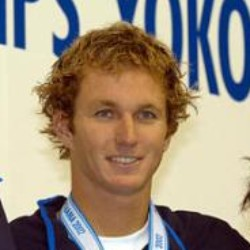
%> input picture 第五次作业/ml-master/detection/matlab-viola-jones/detectFaces/img.jpg, 250 x 250 px
$ octave --eval "result = detectFaces('img.jpg');"   (GNU Octave 9; MATLAB toolbox functions it lacks are replaced by stand-ins)
%> lines starting %> are read from the running program, lines starting %| are printed output that depends on the picture
### 第五次作业/ml-master/detection/matlab-viola-jones/detectFaces/integralImg.m
% CSCi 5561 Spring 2015 - Semester Project
% Authors: Stephen Peyton, Chee Yi Ong
% Team: Who Is This (WIT)
% integralImg.m - computes integral images for face detection using Viola-Jones algorithm
function outimg = integralImg (inimg)
    % cumulative sum for each pixel of all rows and columns to the left and
    % above the corresponding pixel
    outimg = cumsum(cumsum(double(inimg),2));
end

### 第五次作业/ml-master/detection/matlab-viola-jones/detectFaces/detectFaces.m
% CSCi 5561 Spring 2015 - Semester Project
% Authors: Stephen Peyton, Chee Yi Ong
% Team: Who Is This (WIT)
% detectFaces.m - detects face using trained classifiers
function [faces,faceBound] = detectFaces(img)
%> called with img = 'img.jpg'
% preprocessing by Gaussian filtering
img2 = img; % keep a copy of the original color 3D image
img = imread(img);
%> img is the input picture: size 250x250x3 uint8; mean R, G, B 156.8, 142.9, 126
img = rgb2gray(img);
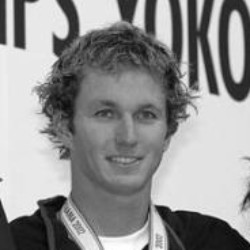
%> img: size 250x250 uint8; min 4, max 255, mean 145.1
img = conv2(img,fspecial('gaussian',3,3),'same');
%> img: size 250x250 double

% get image parameters
[m,n] = size(img);
%> m = 250; n = 250

% other variables
scanItr = 8; % can be modified depending on how big face is relative to image
% scanItr of 8 works well for images with size about 300x400
faces = []; % empty by default

% compute integral image
intImg = integralImg(img);
%> in integralImg, `outimg = cumsum(cumsum(double(inimg),2));`:
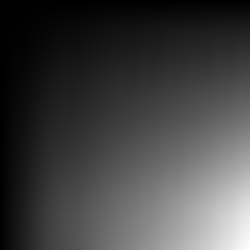
%> outimg: size 250x250 double; min 20.58, max 9027161.7, mean 2363340.8; drawn with min black and max white

% load finalClassifiers
load '../trainHaar/trainedClassifiers.mat' % 286 classifiers

%%%%% Cascaded Detector Structure: 7 levels, 200 classifiers %%%%%
class1 = selectedClassifiers(1:2,:);
class2 = selectedClassifiers(3:12,:);
class3 = selectedClassifiers(13:20,:);
class4 = selectedClassifiers(21:40,:);
class5 = selectedClassifiers(41:70,:);
class6 = selectedClassifiers(71:150,:);
class7 = selectedClassifiers(151:200,:);

% iterate through each window size/pyramid level
for itr = 1:scanItr
    printout = strcat('Iteration #',int2str(itr),'\n');
    fprintf(printout);
    for i = 1:2:m-19
        if i + 19 > m
            break; % boundary case check
        end
        for j = 1:2:n-19
            if j + 19 > n
                break; % boundary case check
            end
            window = intImg(i:i+18,j:j+18); % 19x19 window as per training
            check1 = cascade(class1,window,1);
            if check1 == 1
                check2 = cascade(class2,window,.5);
                if check2 == 1
                    check3 = cascade(class3,window,.5);
                    if check3 == 1
                        check4 = cascade(class4,window,.5);
                        if check4 == 1
                            check5 = cascade(class5,window,.6);
                            if check5 == 1
                                check6 = cascade(class6,window,.6);
                                if check6 == 1
                                    fprintf('Passed level 6 cascade.\n');
                                    check7 = cascade(class7,window,.5);
                                    if check7 == 1
                                        % save rectangular corner coordinates
                                        bounds = [j,i,j+18,i+18,itr];
                                        fprintf('Face detected!\n');
                                        faces = [faces;bounds];
                                    end
                                end
                            end
                        end
                    end
                end
            end
        end
    end
    % create next image pyramid level
    tempImg = imresize(img,.8);
    img = tempImg;
    [m,n] = size(img);
    intImg = integralImg(img);
end
%> this loop made 8 passes
%| Passed level 6 cascade.
%| Face detected!
%> pass 1, in detectFaces, `tempImg = imresize(img,.8);`:
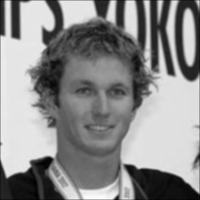
%> tempImg: size 200x200 double; min 7.57, max 256.6, mean 144.5; drawn with min black and max white
%> pass 2, in detectFaces, `tempImg = imresize(img,.8);`:
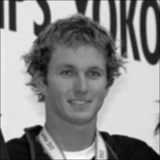
%> tempImg: size 160x160 double; min 7.74, max 257.8, mean 144.5; drawn with min black and max white
%> after the loop, bounds = [25 29 43 47 7]; check2 = 0; check3 = 0; check4 = 1; check5 = 0; check6 = 1; check7 = 1; faces = [25 29 43 47 7]

if size(faces,1) == 0 % no faces detected
   error('No face detected! Try again with a larger value of scanItr.');
end

%%%%% Get Best Bounding Box %%%%%
% upscale rectangular bound coordinates back to base level of pyramid
faceBound = zeros(size(faces,1),4);
maxItr = max(faces(:,5)); % higher iterations have larger bounding boxes
%> maxItr = 7
for i = 1:size(faces,1)
    if faces(i,5) ~= maxItr
        continue; % only interested in large bounding boxes
    end
    faceBound(i,:) = floor(faces(i,1:4)*1.25^(faces(i,5)-1));
end
%> after the loop, faceBound = [95 110 164 179]

% filter out overlapping rectangular bounding boxes
startRow = 1;
for i = 1:size(faceBound,1)
   if faceBound(i,1) == 0
       startRow = startRow+1; % start with next row
   end
end
%> this loop made 1 pass
%> after the loop, startRow = 1
faceBound = faceBound(startRow:end,:); % trim faceBound to get rid of 0-filled rows

% get the union of the areas of overlapping boxes
faceBound = [min(faceBound(:,1)),min(faceBound(:,2)),max(faceBound(:,3)),max(faceBound(:,4))];

% Show the detected face(s) with original image
figure,imshow(img2), hold on;
if(~isempty(faceBound));
    for n=1:size(faceBound,1)
        toleranceX = floor(0.1*(faceBound(n,3)-faceBound(n,1)));
%> toleranceX = 6
        toleranceY = floor(0.1*(faceBound(n,4)-faceBound(n,2)));
%> toleranceY = 6
        % original bounds
        x1=faceBound(n,1); y1=faceBound(n,2);
%> after `x1=faceBound(n,1)`: x1 = 95
%> after `y1=faceBound(n,2)`: y1 = 110
        x2=faceBound(n,3); y2=faceBound(n,4);
%> after `x2=faceBound(n,3)`: x2 = 164
%> after `y2=faceBound(n,4)`: y2 = 179
        % adjusted bounds to get wider face capture
        x1t=faceBound(n,1)-toleranceX; y1t=faceBound(n,2)-toleranceY;
%> after `x1t=faceBound(n,1)-toleranceX`: x1t = 89
%> after `y1t=faceBound(n,2)-toleranceY`: y1t = 104
        x2t=faceBound(n,3)+toleranceX; y2t=faceBound(n,4)+toleranceY;
%> after `x2t=faceBound(n,3)+toleranceX`: x2t = 170
%> after `y2t=faceBound(n,4)+toleranceY`: y2t = 185
        imSize = size(imread(img2));
%> imSize = [250 250 3]
        % if adjusted bounds will lead to out-of-bounds plotting, use original bounds
        if x1t < 1 || y1t < 1 || x2t > imSize(2) || y2t > imSize(1)
            fprintf('Out of bounds adjustments. Plotting original values...\n');
            plot([x1 x1 x2 x2 x1],[y1 y2 y2 y1 y1],'LineWidth',2);
        else
            plot([x1t x1t x2t x2t x1t],[y1t y2t y2t y1t y1t],'LineWidth',2);
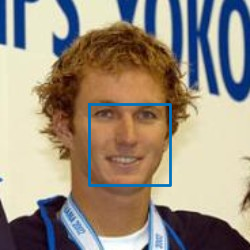
%> figure redrawn from the program's plot data
%> `result = detectFaces('img.jpg');`: result = [25 29 43 47 7]
        end
    end
end

title('Detected face in image');
hold off;

end
